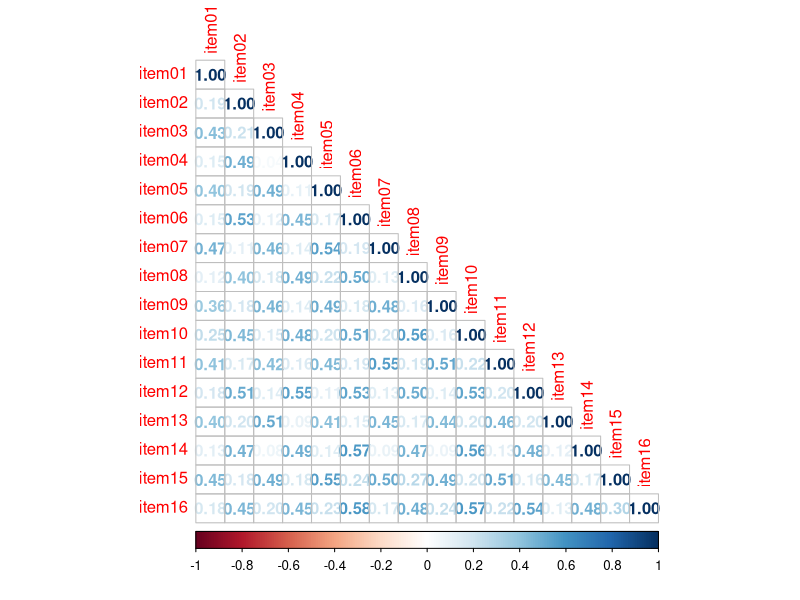
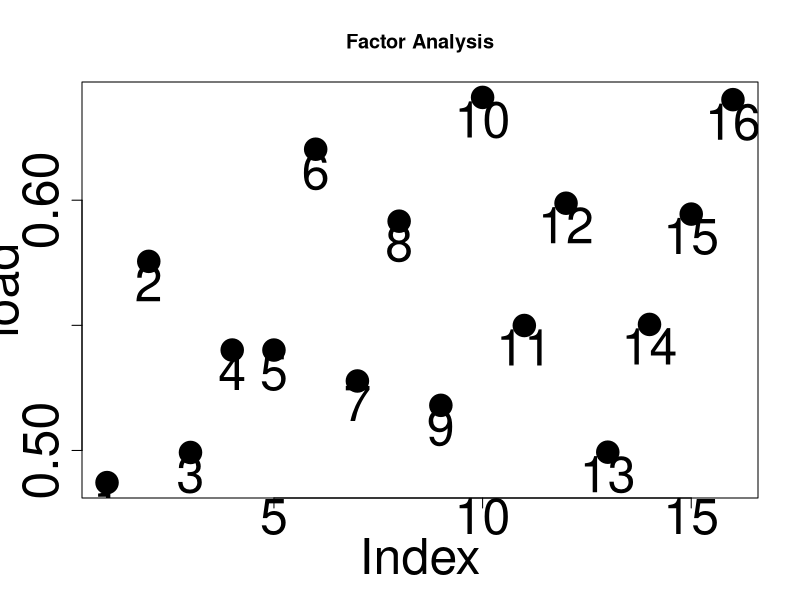
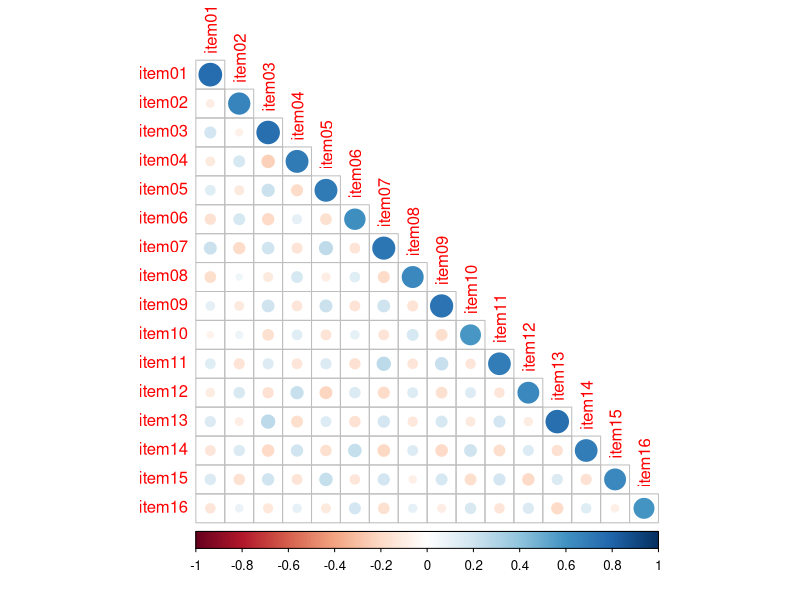
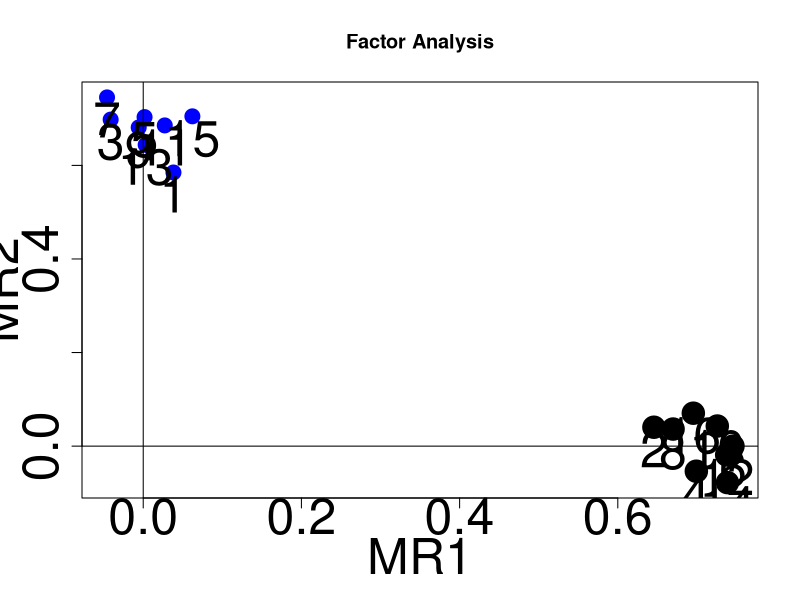
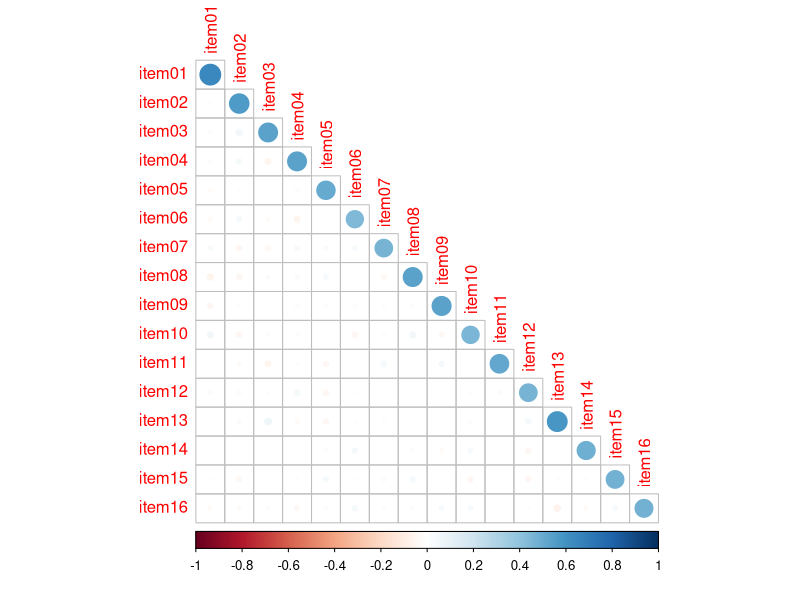
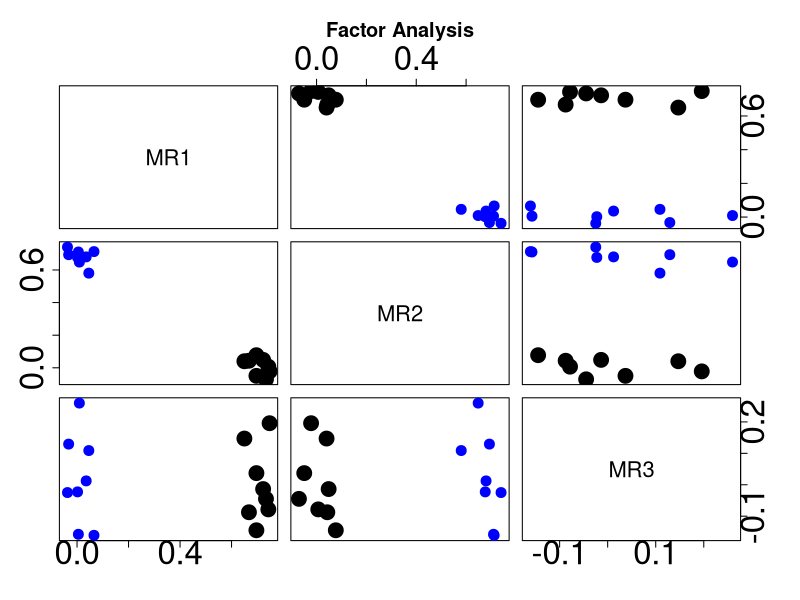
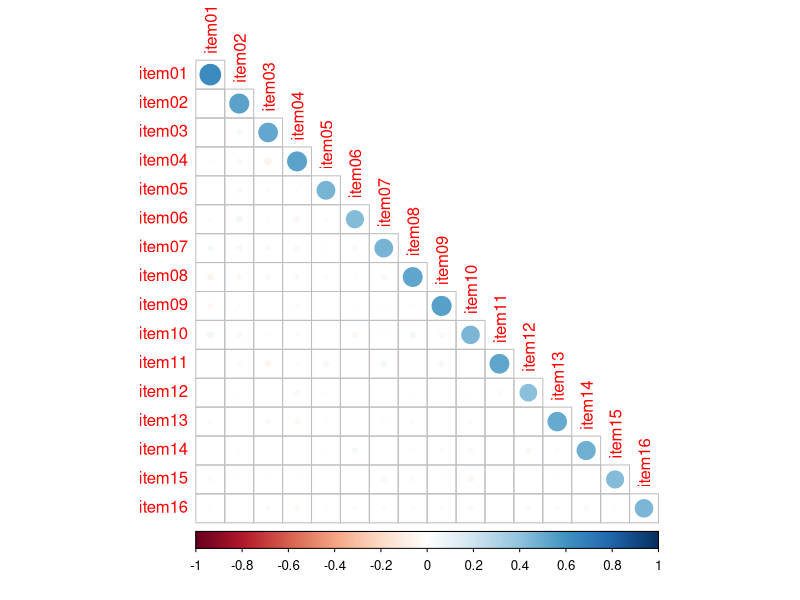

Write the R code that produced these figures, in order.
## ---- chunk 1
#| echo: false
#| fig-align: center
#| out-width: 100%
#| fig-cap: "Matrice di correlazione policorica degli item BIDR"
set.seed(123)

N <- 300
library(MASS)
library(psych)
library(corrplot)
# ---------------------------
# FATTORI LATENTI CORRELATI
# ---------------------------
Sigma <- matrix(c(1, .4,
                  .4, 1), 2, 2)

latent <- mvrnorm(N, mu = c(0,0), Sigma = Sigma)

ego   <- latent[,1]
moral <- latent[,2]

# ---------------------------
# PARAMETRI
# ---------------------------
lambda <- 0.7
error_sd <- 0.7

e <- matrix(rnorm(N*16, 0, error_sd), N, 16)

# ---------------------------
# TUTTI GLI ITEM COERENTI
# (reverse già sistemati)
# ---------------------------

X_cont <- matrix(NA, N, 16)

for (i in 1:16) {
  
  if (i %% 2 == 0) {
    # egoistico (pari)
    X_cont[,i] <- lambda * ego + e[,i]
    
  } else {
    # moralistico (dispari)
    X_cont[,i] <- lambda * moral + e[,i]
  }
}

# ---------------------------
# DISCRETIZZAZIONE 1–6
# ---------------------------
to_likert <- function(x) {
  as.numeric(cut(x,
    breaks = quantile(x, probs = seq(0,1,length=7)),
    include.lowest = TRUE,
    labels = 1:6))
}

data <- as.data.frame(apply(X_cont, 2, to_likert))

names(data) <- paste0("item", sprintf("%02d", 1:16))

# ---------------------------
# CHECK
# ---------------------------
mycor = polychoric(data)
corrplot(mycor$rho, type = "lower", method ="number")
## ---- chunk 2
#| echo: false

efa1 = fa(mycor$rho,  nfactors = 1, n.obs = nrow(data))
efa2 = fa(mycor$rho,  nfactors = 2, n.obs = nrow(data), rotate = "oblimin")
efa3 = fa(mycor$rho,  nfactors = 3, n.obs = nrow(data), rotate = "oblimin")
## ---- chunk 3
#| layout-ncol: 2
#| label: "fig:fattore1"
#| fig-cap: "Soluzione a 1 fattore"
#| fig-subcap: 
#|   - "Saturazioni"
#|   - "Residui"

plot(efa1, cex = 3, cex.axis = 3, cex.lab = 3)
corrplot(efa1$residual, type = "lower")
## ---- chunk 4
efa1$Structure
## ---- chunk 5
#| layout-ncol: 2
#| label: "fig:fattore2"
#| fig-cap: "Soluzione a 2 fattori"
#| fig-subcap: 
#|   - "Saturazioni"
#|   - "Residui"

plot(efa2, cex = 3, cex.axis = 3, cex.lab = 3)
corrplot(efa2$residual, type = "lower")
## ---- chunk 6
efa2$Structure
## ---- chunk 7
#| layout-ncol: 2
#| label: "fig:fattore3"
#| fig-cap: "Soluzione a 3 fattori"
#| fig-subcap: 
#|   - "Saturazioni"
#|   - "Residui"

plot(efa3, cex = 3, cex.axis = 3, cex.lab = 3)
corrplot(efa3$residual, type = "lower")
## ---- chunk 8
efa3$Structure
